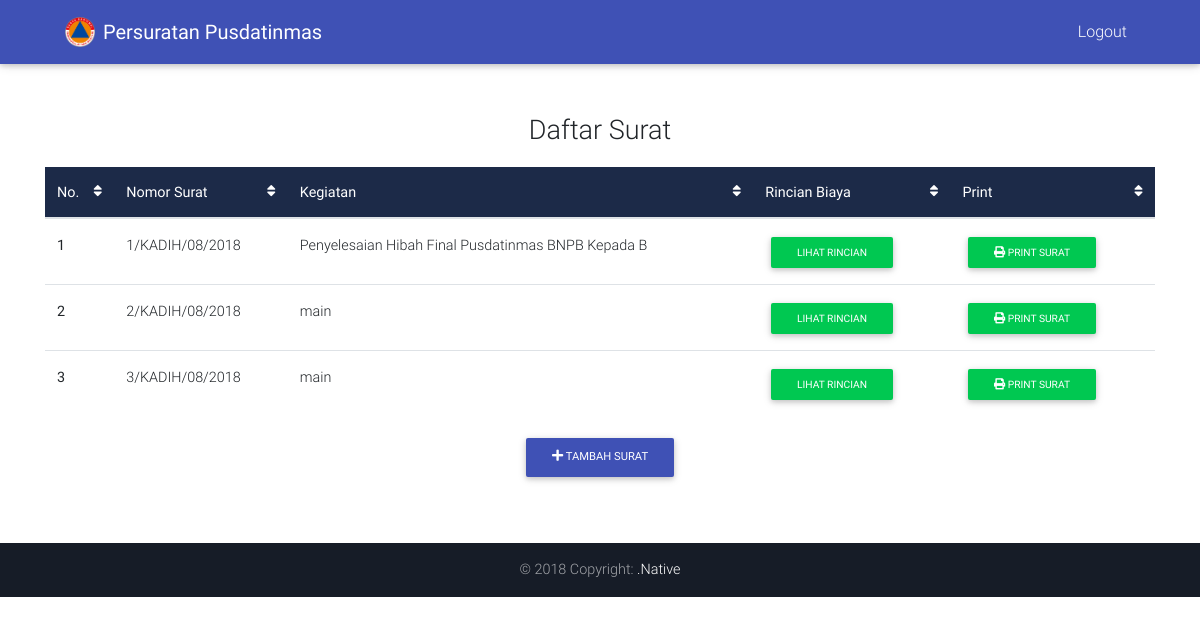
/index.php/home/lihat_surat, run on an earlier commit of the app's database.
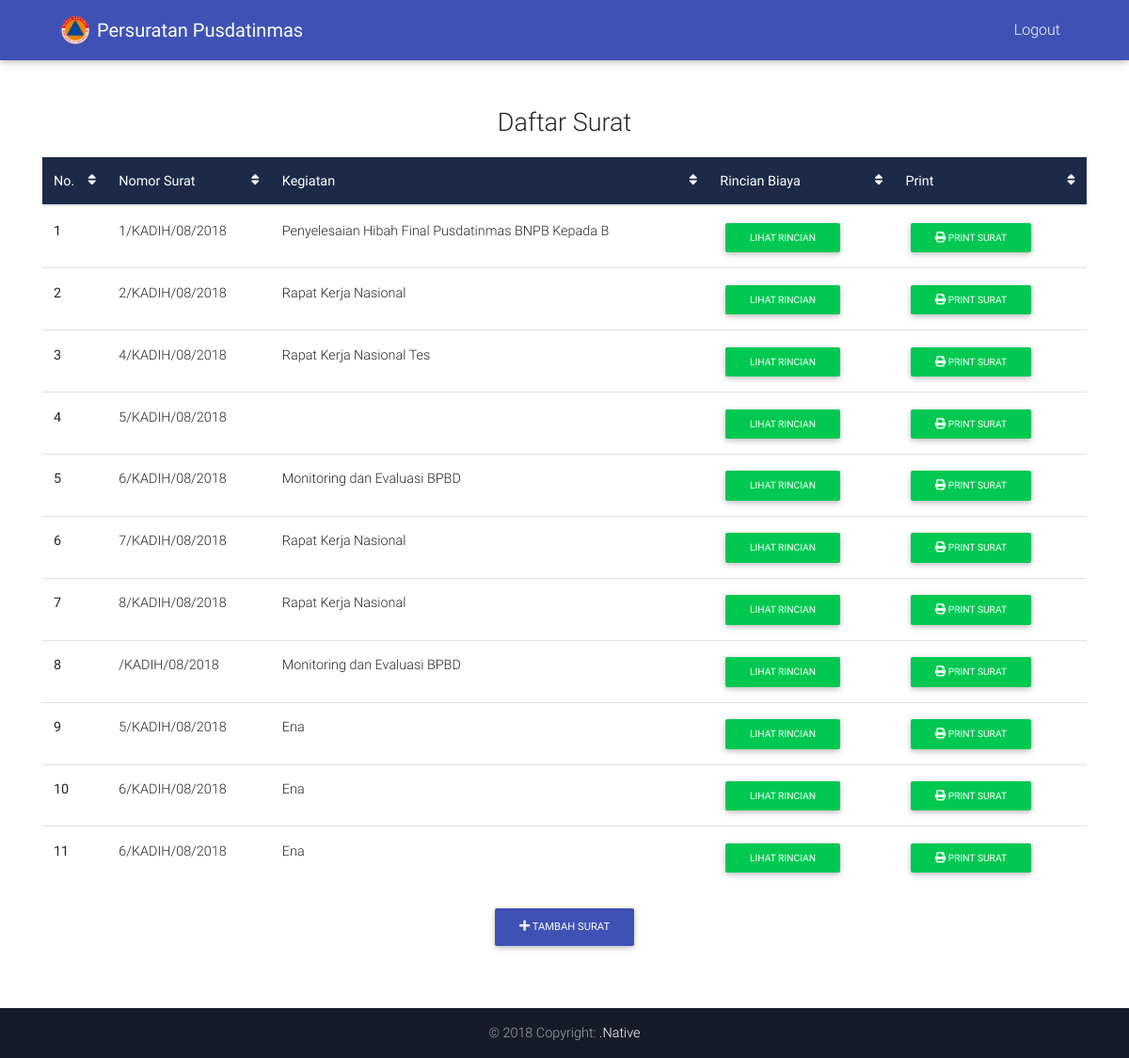
And on a later commit of the database.
### tables this page shows
CREATE TABLE IF NOT EXISTS `surat_dinas` (
  `id` int(11) NOT NULL AUTO_INCREMENT,
  `nomor` varchar(30) NOT NULL DEFAULT '00/KADIH/02/2018',
  `kegiatan` varchar(100) NOT NULL,
  `jenis` tinyint(1) NOT NULL,
  `opsi` tinyint(1) NOT NULL,
  `pos` int(1) DEFAULT NULL,
  PRIMARY KEY (`id`)
);

### application/controllers/Home.php (called while the page is built, shortened)
<?php
class Home extends CI_Controller {
	function __Construct()
    {
        $this->load->model("home_model");
        $this->load->library("pagination");
    }
	public function lihat_surat() {
		$data['surat'] = $this->home_model->get_surat();
		$this->load->view('layouts/nav');
		$this->load->view('layouts/header');
		$this->load->view('lihat_surat', $data);
		$this->load->view('layouts/footer');
	}
}

### index.php (called while the page is built, shortened)
<?php
require_once BASEPATH.'core/CodeIgniter.php';

### application/models/Home_model.php (called while the page is built, shortened)
<?php
class Home_model extends CI_Model {
	function get_surat() {
		$this->db->from('surat_dinas');
		$query = $this->db->get();
		return $query->result();
	}
}
?>

### application/views/lihat_surat.php (the view, shortened to what this page needs)
<body>
          <div class="container margin">
                <p style="font-size: 27px; text-align: center; padding-top: 50px;">Daftar Surat</p>
                      <table id="lihat_surat" class="table table-hover" cellspacing="0">
                          <thead class="mdb-color darken-3 white-text">
                            <tr>
                              <th scope="col">No.
                                <i class="fa fa-sort float-right" aria-hidden="true"></i>
                              </th>
                              <th class="th-sm" scope="col">Nomor Surat
                                <i class="fa fa-sort float-right" aria-hidden="true"></i>
                              </th>
                              <th class="th-sm" scope="col">Kegiatan
                                <i class="fa fa-sort float-right" aria-hidden="true"></i>
                              </th>
                              <th class="th-sm" scope="col">Rincian Biaya
                                <i class="fa fa-sort float-right" aria-hidden="true"></i>
                              </th>
                              <th class="th-sm" scope="col">Print
                                <i class="fa fa-sort float-right" aria-hidden="true"></i>
                              </th>
                            </tr>
                          </thead>
                          <tbody>
						  <?php
						  $i = 1;
						  foreach ($surat as $row) {
						  	echo "
						  	<tr>
                              <th scope=\"row\">$i</th>
                              <td>$row->nomor</td>
                              <td>$row->kegiatan</td>
                              <td>
                              <a href='".base_url('C_PDF/print_biaya/'.$row->id)."'>
                              <button type=\"button\" class=\"btn btn-success btn-sm my-0\">LIHAT RINCIAN
                              </button></a>
                              </td>
                              <td>
                              <a href='".base_url('C_PDF/print/'.$row->id)."' target='_blank'>
                              <button type=\"button\" class=\"btn btn-success btn-sm my-0\"><i class=\"fa fa-print\" aria-hidden=\"true\"></i> PRINT SURAT
                              </button></a>
                              </td>
                            </tr>
						  	";
						  	$i++;
						  }
						  ?>
						  </tbody>
						</table>
                    <div align="center">
                          <a href="<?php  echo base_url('surat/buat_surat_dinas')?>"><button type="button" class="btn btn-indigo btn-md"><i class="fa fa-plus" aria-hidden="true"></i> Tambah Surat</button></a>
                    </div>
              </div>
</body>
</html>

### application/views/layouts/nav.php (shortened to what this page needs)
<nav class="navbar navbar-expand-lg navbar-dark indigo scrolling-navbar fixed-top">
    <div class="container">
    <img style="margin-left: 20px;" src="<?php echo base_url('assets/img/logo.png')?>" width="30" height="30">
    <a style="margin-left: 8px;" class="navbar-brand" href="<?php echo base_url('home/beranda')?>"><Strong>Persuratan Pusdatinmas</Strong></a>
    <div class="collapse navbar-collapse" id="navbarTogglerDemo02">
        <span style="margin-right: 20px;">
            <ul class="navbar-nav navbar-right mr-auto mt-lg-0">
        <li class="nav-item">
                <a class="nav-link" onclick="keluar()">Logout</a>
            </li>
        </ul>
        </span>
    </div>
</div>
</nav>

### application/views/layouts/header.php (shortened to what this page needs)
<!DOCTYPE html>
<html lang="en">
<head>
	<link rel="stylesheet" href="https://maxcdn.bootstrapcdn.com/font-awesome/4.6.0/css/font-awesome.min.css">
	<link href="<?php echo base_url('assets/css/bootstrap.css')?>" rel="stylesheet">
	<link href="<?php echo base_url('assets/css/mdb.css')?>" rel="stylesheet">
	<link href="<?php echo base_url('assets/css/multiselect/multi-select.css')?>" rel="stylesheet">
	<link href="<?php echo base_url('assets/css/multiselect/multi-select.dev.css')?>" rel="stylesheet">
	<link href="<?php echo base_url('assets/css/multiselect/multi-select.dist.css')?>" rel="stylesheet">
	<link href="<?php echo base_url('assets/css/style.css')?>"  type="text/css" rel="stylesheet">
	<link rel="stylesheet" href="https://unpkg.com/leaflet@1.3.3/dist/leaflet.css"
/>
	<link rel="stylesheet" type="text/css" href="https://cdn.jsdelivr.net/npm/sweetalert2@7.26.11/dist/sweetalert2.all.min.js">
	<link rel="stylesheet" type="text/css" href="https://cdn.jsdelivr.net/npm/sweetalert2@7.26.11/package.json">
	<link rel="stylesheet" type="text/css" href="https://cdn.jsdelivr.net/npm/sweetalert2@7.26.11/sweetalert2.d.ts">
	<link rel="stylesheet" href="https://use.fontawesome.com/releases/v5.2.0/css/all.css"
>
	<link rel="stylesheet" type="text/css" href="https://cdn.datatables.net/1.10.19/css/dataTables.bootstrap4.min.css">
</head>

### application/views/layouts/footer.php
<footer class="page-footer font-small unique-color-dark" width="100%">
  <div class="footer-copyright py-3" align="center">© 2018 Copyright: <a href="">.Native
  </div>
</footer>

### assets/css/style.css (style rules this page uses)
html, body, header, .view { height: 100%; }

### application/views/layouts/header.php (style rules this page uses)
.margin { margin-bottom: 5%; margin-top: 5%; }

What changed in the data, as far as the page shows it:
changed surat_dinas "2/KADIH/08/2018": kegiatan "main" → "Rapat Kerja Nasional"
changed surat_dinas: nomor "3/KADIH/08/2018" → "4/KADIH/08/2018"; kegiatan "main" → "Rapat Kerja Nasional Tes"
added surat_dinas: nomor "5/KADIH/08/2018"
added surat_dinas: nomor "6/KADIH/08/2018", kegiatan "Monitoring dan Evaluasi BPBD"
added surat_dinas: nomor "7/KADIH/08/2018", kegiatan "Rapat Kerja Nasional"
added surat_dinas: nomor "8/KADIH/08/2018", kegiatan "Rapat Kerja Nasional"
added surat_dinas: nomor "/KADIH/08/2018", kegiatan "Monitoring dan Evaluasi BPBD"
added surat_dinas: nomor "5/KADIH/08/2018", kegiatan "Ena"
added surat_dinas: nomor "6/KADIH/08/2018", kegiatan "Ena"
added surat_dinas: nomor "6/KADIH/08/2018", kegiatan "Ena"
